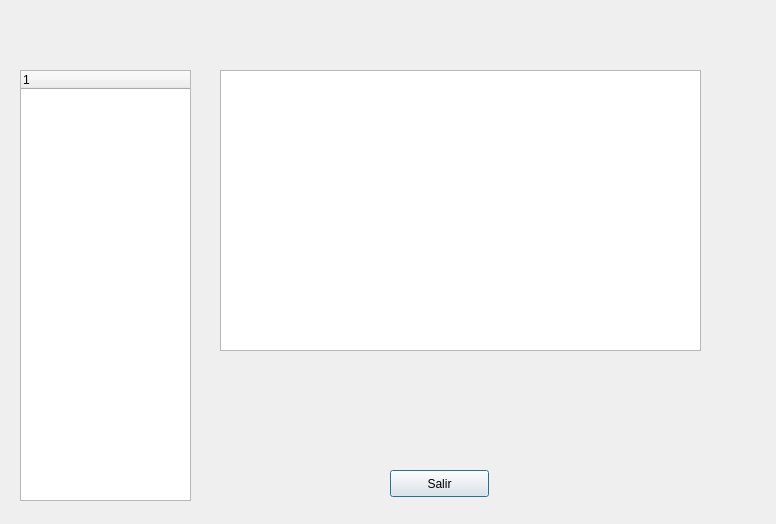
<?xml version="1.0" encoding="UTF-8"?>
<ui version="4.0">
 <class>reporte</class>
 <widget class="QDialog" name="reporte">
  <property name="geometry">
   <rect>
    <x>0</x>
    <y>0</y>
    <width>776</width>
    <height>524</height>
   </rect>
  </property>
  <property name="windowTitle">
   <string>Dialog</string>
  </property>
  <widget class="QTreeWidget" name="tree">
   <property name="geometry">
    <rect>
     <x>20</x>
     <y>70</y>
     <width>171</width>
     <height>431</height>
    </rect>
   </property>
   <column>
    <property name="text">
     <string notr="true">1</string>
    </property>
   </column>
  </widget>
  <widget class="QPlainTextEdit" name="report">
   <property name="geometry">
    <rect>
     <x>220</x>
     <y>70</y>
     <width>481</width>
     <height>281</height>
    </rect>
   </property>
  </widget>
  <widget class="QPushButton" name="pushButton">
   <property name="geometry">
    <rect>
     <x>390</x>
     <y>470</y>
     <width>99</width>
     <height>27</height>
    </rect>
   </property>
   <property name="text">
    <string>Salir</string>
   </property>
  </widget>
 </widget>
 <resources/>
 <connections/>
</ui>
